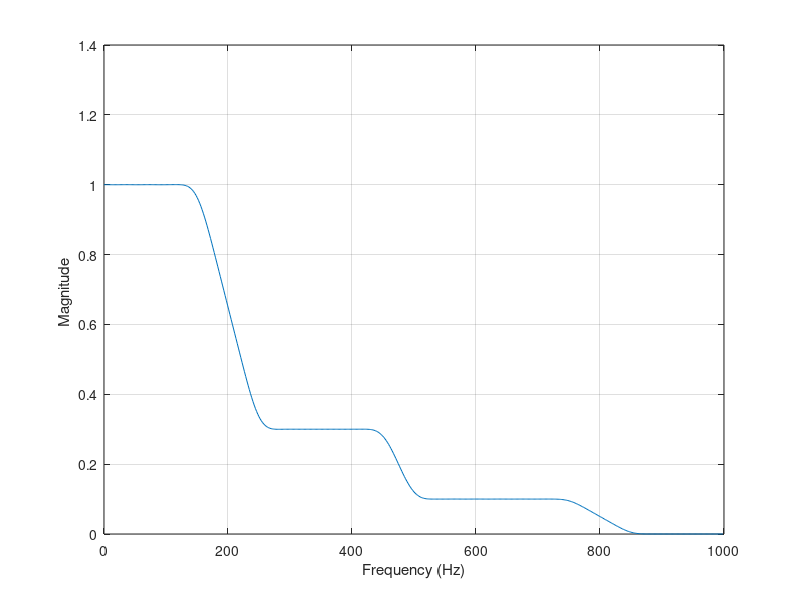

Source code (MATLAB):
%	
%	Program name - prog7b6.m, p453
%  m-file for calculating the coefficients of an FIR filter
%  with arbitrary magnitude response
%
Fs=2000;
N=110;
fd=[0 0.15 0.25 0.45 0.5 0.75 0.85 1];	%	Frequency sampling points
Hd=[1 1 0.3 0.3 0.1 0.1 0 0];				%	Frequency samples
hn=fir2(N-1, fd, Hd);						%	Compute the impulse response
[H, f] = freqz(hn, 1, 512, Fs);			%	Plot the magnitude response
plot(f, abs(H)), grid on
xlabel('Frequency (Hz)')
ylabel('Magnitude ')